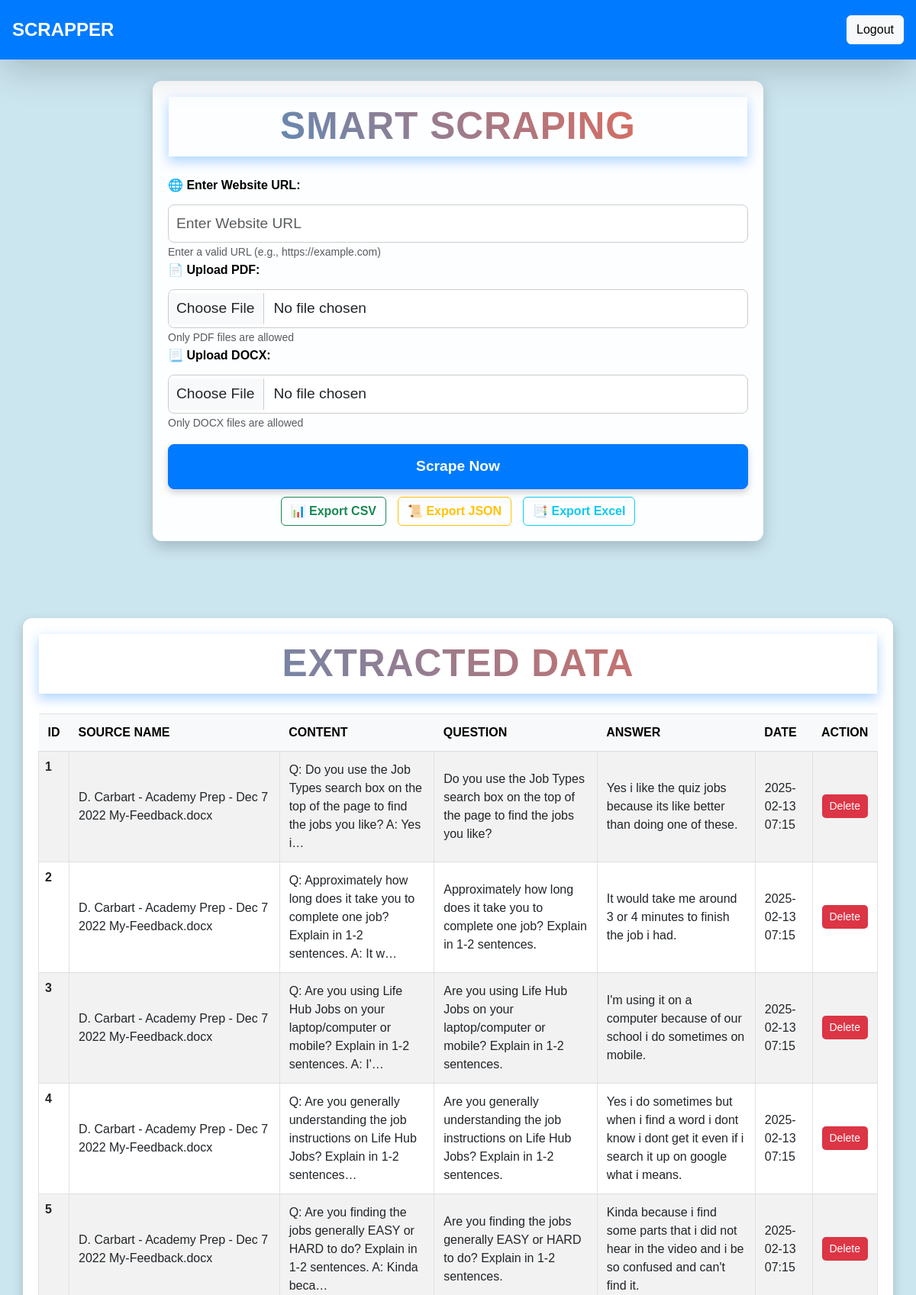
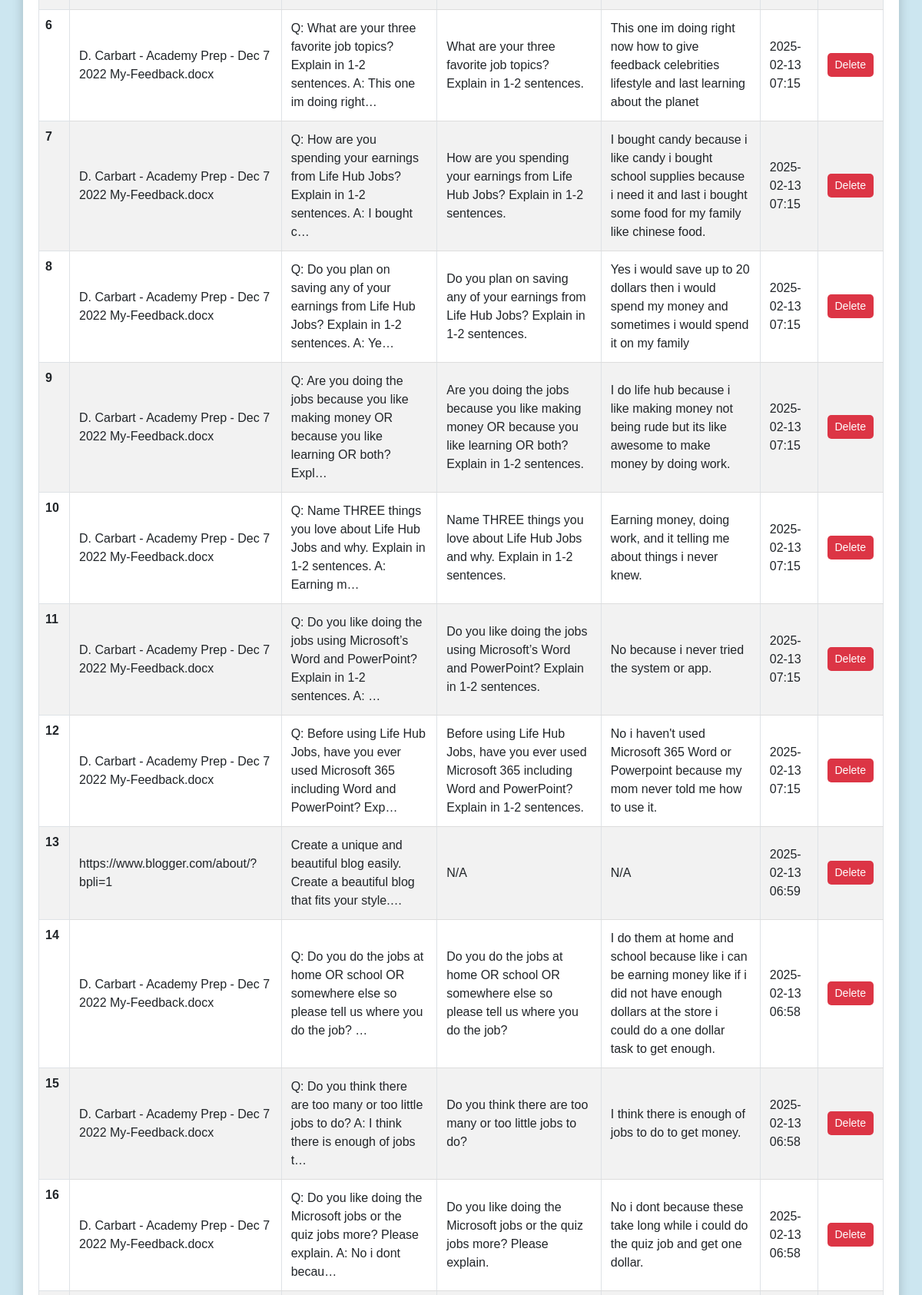
The app's page / (signed in, upper part) with its own data (2 pictures, top to bottom).
### scraper_app/models.py (models this page shows, shortened)
class ScrapedData(models.Model):
    user = models.ForeignKey(settings.AUTH_USER_MODEL, on_delete=models.CASCADE, null=True, blank=True)
    source_name = models.CharField(max_length=255)
    content = models.TextField()
    question = models.TextField(null=True, blank=True)
    answer = models.TextField(null=True, blank=True)
    created_at = models.DateTimeField(auto_now_add=True)  # Track extraction time
    updated_at = models.DateTimeField(auto_now=True)

### scraper_app/views.py (the view, shortened to what this page needs)
# urls.py: path('', scrape_data, name='scrape_data'),
@login_required(login_url='/login/')
def scrape_data(request):
    latest_scraped_data = None
    scraped_data = ScrapedData.objects.filter(user=request.user).order_by('-created_at')
    return render(request, "index.html", {"data": scraped_data})

### scraper_app/templates/index.html (shortened to what this page needs)
{% extends 'base.html' %}
{% block content %}
<div class="page-container">
    <div class="container form-container">
        <h2 class="form-title">Smart Scraping</h2>
        <form method="post" enctype="multipart/form-data">
            <div class="form-group">
                <label for="url" class="input-label">🌐 Enter Website URL:</label>
                <input type="url" name="url" id="url" class="form-control" placeholder="Enter Website URL" pattern="https?://.*">
                <small class="form-text text-muted">Enter a valid URL (e.g., https://example.com)</small>
            </div>
            <div class="form-group">
                <label for="pdf" class="input-label">📄 Upload PDF:</label>
                <input type="file" name="pdf" id="pdf" class="form-control" accept=".pdf">
                <small class="form-text text-muted">Only PDF files are allowed</small>
            </div>
            <div class="form-group">
                <label for="docx" class="input-label">📃 Upload DOCX:</label>
                <input type="file" name="docx" id="docx" class="form-control" accept=".docx">
                <small class="form-text text-muted">Only DOCX files are allowed</small>
            </div>
            <button type="submit" class="btn btn-primary btn-lg btn-custom mt-3"> Scrape Now</button>
        </form>
        {% if user.is_authenticated %}
        <div class="export-buttons">
            <a href="{% url 'export_csv' %}" class="btn btn-outline-success export-btn">📊 Export CSV</a>
            <a href="{% url 'export_json' %}" class="btn btn-outline-warning export-btn">📜 Export JSON</a>
            <a href="{% url 'export_excel' %}" class="btn btn-outline-info export-btn">📑 Export Excel</a>
        </div>
        {% else %}
        <p class="alert alert-danger text-center mt-3">⚠️ You must be logged in to export data.</p>
        {% endif %}
    </div>
</div>
{% if data %}
<div class="container table-container">
    <h3 class="table-title">Extracted Data</h3>
    <div class="table-responsive">
        <table class="table table-hover table-bordered table-striped">
            <thead class="table-light">
                <tr>
                    <th>ID</th>
                    <th>Source Name</th>
                    <th>Content</th>
                    <th>Question</th>
                    <th>Answer</th>
                    <th>Date</th>
                    <th>Action</th>
                </tr>
            </thead>
            <tbody>
                {% for item in data %}
                <tr>
                    <th scope="row">{{ forloop.counter }}</th>
                    <td>{{ item.source_name }}</td>
                    <td>{{ item.content|truncatechars:100 }}</td>
                    <td>{{ item.question|default:"N/A" }}</td>
                    <td>{{ item.answer|default:"N/A" }}</td>
                    <td>{{ item.created_at|date:"Y-m-d H:i" }}</td>
                    <td>
                        <form method="post" action="{% url 'delete_data' item.id %}">
                            <button type="submit" class="btn btn-danger btn-sm">Delete</button>
                        </form>
                    </td>
                </tr>
                {% endfor %}
            </tbody>
        </table>
    </div>
</div>
{% endif %}
{% endblock %}

### scraper_app/templates/base.html (shortened to what this page needs)
{% load static %}
<!DOCTYPE html>
<html lang="en">
<head>
    <link href="https://cdn.jsdelivr.net/npm/bootstrap@5.3.0-alpha1/dist/css/bootstrap.min.css" rel="stylesheet">
    <link rel="stylesheet" href="{% static 'css/style.css' %}">
</head>
<body>
<nav class="navbar navbar-dark bg-primary p-3 fixed-top shadow-lg">
  <a class="navbar-brand text-white"><b>SCRAPPER</b> </a>
  <form class="d-flex">
      {% if request.user.is_authenticated %}
        <a href="/logout/" class="btn btn-light" type="submit">Logout</a>
      {% else %}
      <a href="/login/" class="btn btn-light" type="submit"> Login</a>
      {% endif %}
  </form>
</nav>
    {% block content %}
    {% endblock %}
</body>
</html>

### scraper_app/static/css/style.css (style rules this page uses)
body { background: url('') no-repeat center center fixed; background-size: cover; font-family: 'Arial', sans-serif; color: #000; margin: 0; display: flex; flex-direction: column; align-items: center; background-color: #cce6f0; }
.page-container { display: flex; flex-direction: column; align-items: center; justify-content: center; min-height: 100vh; width: 100%; }
.form-container { background: rgba(255, 255, 255, 0.95); padding: 20px; border-radius: 12px; box-shadow: 0 8px 20px rgba(0, 0, 0, 0.2); width: 100%; max-width: 800px; text-align: left; margin-bottom: 5px; margin-top: 20px; }
.form-container h2, .table-title { font-size: 3.1rem; margin-bottom: 25px; color: #3E92CC; text-align: center; font-weight: 700; text-transform: uppercase; letter-spacing: 1px; background: linear-gradient(45deg, #3E92CC, #FF6347); -webkit-background-clip: text; color: transparent; box-shadow: 0 6px 15px rgba(0, 123, 255, 0.3); padding: 10px 0; background-color: #F1F6F9; }
.input-label { font-weight: bold; font-size: 1rem; margin-bottom: 8px; }
.form-control { border-radius: 8px; font-size: 1.2rem; padding: 10px; width: 100%; margin-top: 5px; border: 1px solid #ccc; }
.btn-custom { background-color: #007bff; color: white; border-radius: 8px; font-weight: bold; font-size: 1.2rem; padding: 14px; width: 100%; transition: all 0.3s ease-in-out; box-shadow: 0 4px 10px rgba(0, 0, 0, 0.2); }
.export-buttons { display: flex; justify-content: center; gap: 15px; margin-top: 10px; }
.export-btn { font-weight: bold; font-size: 1rem; transition: all 0.3s ease-in-out; }
.table-container { background: white; padding: 20px; border-radius: 12px; box-shadow: 0 6px 15px rgba(0, 0, 0, 0.2); width: 100%; max-width: 95%; margin-top: 10px; overflow-x: auto; }
.table thead { background: #007bff; color: #ffffff; font-weight: bold; text-transform: uppercase; }
.table thead th { padding: 12px; border: none; color: #000000; }
.table tbody td { padding: 12px; vertical-align: middle; }
.table tbody td, .table thead th { border-bottom: 1px solid #ddd; }
.table tbody td form button { background-color: #dc3545; color: white; border: none; border-radius: 5px; padding: 5px 10px; cursor: pointer; }
.navbar { background-color: #007bff !important; }
.navbar .navbar-brand { font-weight: bold; color: white; font-size: 1.5rem; }

### records on screen
ScrapedData: source_name "D. Carbart - Academy Prep - Dec 7 2022 My-Feedback.docx", content "Q: Do you use the Job Types search box on the top of the page to find the jobs you like? A: Yes i…", question "Do you use the Job Types search box on the top of the page to find the jobs you like?", answer "Yes i like the quiz jobs because its like better than doing one of these.", created_at "2025-02-13 07:15"
ScrapedData: source_name "D. Carbart - Academy Prep - Dec 7 2022 My-Feedback.docx", content "Q: Approximately how long does it take you to complete one job? Explain in 1-2 sentences. A: It w…", question "Approximately how long does it take you to complete one job? Explain in 1-2 sentences.", answer "It would take me around 3 or 4 minutes to finish the job i had.", created_at "2025-02-13 07:15"
ScrapedData: source_name "D. Carbart - Academy Prep - Dec 7 2022 My-Feedback.docx", content "Q: Are you using Life Hub Jobs on your laptop/computer or mobile? Explain in 1-2 sentences. A: I'…", question "Are you using Life Hub Jobs on your laptop/computer or mobile? Explain in 1-2 sentences.", answer "I'm using it on a computer because of our school i do sometimes on mobile.", created_at "2025-02-13 07:15"
ScrapedData: source_name "D. Carbart - Academy Prep - Dec 7 2022 My-Feedback.docx", content "Q: Are you generally understanding the job instructions on Life Hub Jobs? Explain in 1-2 sentences…", question "Are you generally understanding the job instructions on Life Hub Jobs? Explain in 1-2 sentences.", answer "Yes i do sometimes but when i find a word i dont know i dont get it even if i search it up on google what i means.", created_at "2025-02-13 07:15"
ScrapedData: source_name "D. Carbart - Academy Prep - Dec 7 2022 My-Feedback.docx", content "Q: Are you finding the jobs generally EASY or HARD to do? Explain in 1-2 sentences. A: Kinda beca…", question "Are you finding the jobs generally EASY or HARD to do? Explain in 1-2 sentences.", answer "Kinda because i find some parts that i did not hear in the video and i be so confused and can't find it.", created_at "2025-02-13 07:15"
ScrapedData: source_name "D. Carbart - Academy Prep - Dec 7 2022 My-Feedback.docx", content "Q: What are your three favorite job topics? Explain in 1-2 sentences. A: This one im doing right…", question "What are your three favorite job topics? Explain in 1-2 sentences.", answer "This one im doing right now how to give feedback celebrities lifestyle and last learning about the planet", created_at "2025-02-13 07:15"
ScrapedData: source_name "D. Carbart - Academy Prep - Dec 7 2022 My-Feedback.docx", content "Q: How are you spending your earnings from Life Hub Jobs? Explain in 1-2 sentences. A: I bought c…", question "How are you spending your earnings from Life Hub Jobs? Explain in 1-2 sentences.", answer "I bought candy because i like candy i bought school supplies because i need it and last i bought some food for my family like chinese food.", created_at "2025-02-13 07:15"
ScrapedData: source_name "D. Carbart - Academy Prep - Dec 7 2022 My-Feedback.docx", content "Q: Do you plan on saving any of your earnings from Life Hub Jobs? Explain in 1-2 sentences. A: Ye…", question "Do you plan on saving any of your earnings from Life Hub Jobs? Explain in 1-2 sentences.", answer "Yes i would save up to 20 dollars then i would spend my money and sometimes i would spend it on my family", created_at "2025-02-13 07:15"
ScrapedData: source_name "D. Carbart - Academy Prep - Dec 7 2022 My-Feedback.docx", content "Q: Are you doing the jobs because you like making money OR because you like learning OR both? Expl…", question "Are you doing the jobs because you like making money OR because you like learning OR both? Explain in 1-2 sentences.", answer "I do life hub because i like making money not being rude but its like awesome to make money by doing work.", created_at "2025-02-13 07:15"
ScrapedData: source_name "D. Carbart - Academy Prep - Dec 7 2022 My-Feedback.docx", content "Q: Name THREE things you love about Life Hub Jobs and why. Explain in 1-2 sentences. A: Earning m…", question "Name THREE things you love about Life Hub Jobs and why. Explain in 1-2 sentences.", answer "Earning money, doing work, and it telling me about things i never knew.", created_at "2025-02-13 07:15"
ScrapedData: source_name "D. Carbart - Academy Prep - Dec 7 2022 My-Feedback.docx", content "Q: Do you like doing the jobs using Microsoft’s Word and PowerPoint? Explain in 1-2 sentences. A: …", question "Do you like doing the jobs using Microsoft’s Word and PowerPoint? Explain in 1-2 sentences.", answer "No because i never tried the system or app.", created_at "2025-02-13 07:15"
ScrapedData: source_name "D. Carbart - Academy Prep - Dec 7 2022 My-Feedback.docx", content "Q: Before using Life Hub Jobs, have you ever used Microsoft 365 including Word and PowerPoint? Exp…", question "Before using Life Hub Jobs, have you ever used Microsoft 365 including Word and PowerPoint? Explain in 1-2 sentences.", answer "No i haven't used Microsoft 365 Word or Powerpoint because my mom never told me how to use it.", created_at "2025-02-13 07:15"
ScrapedData: source_name "https://www.blogger.com/about/?bpli=1", content "Create a unique and beautiful blog easily. Create a beautiful blog that fits your style.…", question "N/A", answer "N/A", created_at "2025-02-13 06:59"
ScrapedData: source_name "D. Carbart - Academy Prep - Dec 7 2022 My-Feedback.docx", content "Q: Do you do the jobs at home OR school OR somewhere else so please tell us where you do the job? …", question "Do you do the jobs at home OR school OR somewhere else so please tell us where you do the job?", answer "I do them at home and school because like i can be earning money like if i did not have enough dollars at the store i could do a one dollar task to get enough.", created_at "2025-02-13 06:58"
ScrapedData: source_name "D. Carbart - Academy Prep - Dec 7 2022 My-Feedback.docx", content "Q: Do you think there are too many or too little jobs to do? A: I think there is enough of jobs t…", question "Do you think there are too many or too little jobs to do?", answer "I think there is enough of jobs to do to get money.", created_at "2025-02-13 06:58"
ScrapedData: source_name "D. Carbart - Academy Prep - Dec 7 2022 My-Feedback.docx", content "Q: Do you like doing the Microsoft jobs or the quiz jobs more? Please explain. A: No i dont becau…", question "Do you like doing the Microsoft jobs or the quiz jobs more? Please explain.", answer "No i dont because these take long while i could do the quiz job and get one dollar.", created_at "2025-02-13 06:58"
